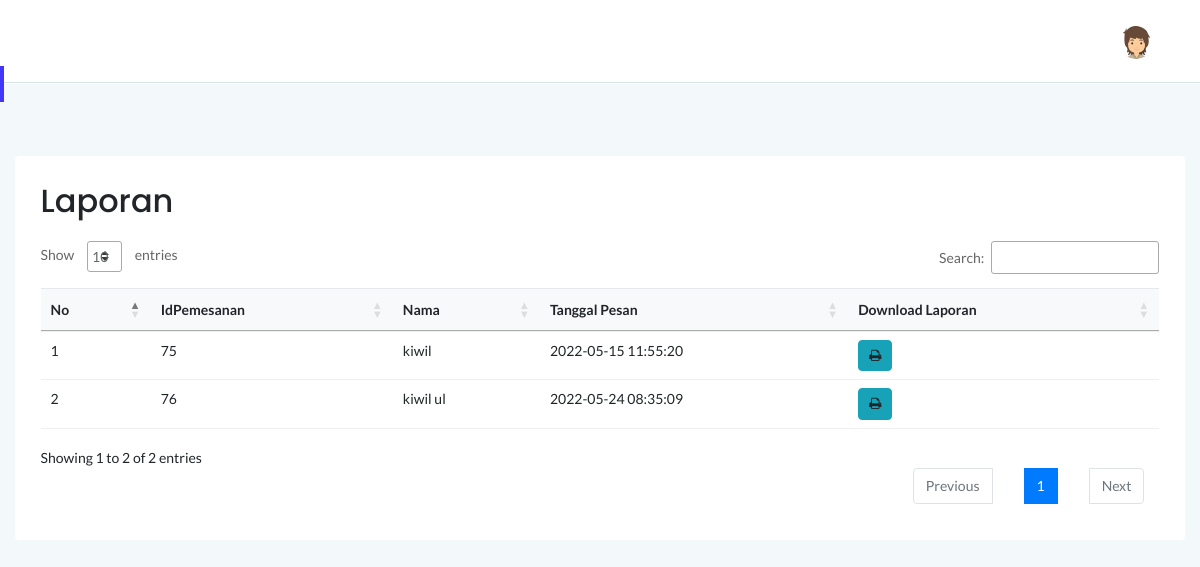
The page /admin/application/index.php?p=laporan/laporan.php (signed in) on the database its author committed.
### tables this page shows
CREATE TABLE `pemesanan` (
  `id_pesan` int(11) NOT NULL,
  `id_user` int(11) NOT NULL,
  `id_produk` int(11) NOT NULL,
  `id_bahan` int(11) NOT NULL,
  `id_ukuran` varchar(32) NOT NULL,
  `nama` varchar(50) NOT NULL,
  `email` varchar(20) NOT NULL,
  `telp` varchar(15) NOT NULL,
  `alamat` varchar(50) NOT NULL,
  `kota` varchar(20) NOT NULL,
  `provinsi` varchar(20) NOT NULL,
  `kodepos` int(5) NOT NULL,
  `gambar` varchar(50) NOT NULL,
  `tgl_kirim` timestamp NOT NULL DEFAULT current_timestamp() ON UPDATE current_timestamp(),
  `tgl_selesai` timestamp NOT NULL DEFAULT '0000-00-00 00:00:00',
  `ket` text NOT NULL,
  `status` enum('sedang diproses','sedang dikirim','selesai','menunggu pembayaran') DEFAULT 'menunggu pembayaran',
  `gambar_dp` varchar(50) DEFAULT NULL,
  `gambar_lunas` varchar(50) DEFAULT NULL
);

### admin/application/laporan/laporan.php (the view)
<div class="col-12 mt-5">
<div class="card">
<div class="card-body">
    <h2>Laporan</h2>
    <br>
<table id="dataTable3" class="table">
    <thead class="bg-light">
        <tr class="border-0">
            <th class="card-body">No</th>
            <th class="card-body">IdPemesanan</th>
            <th class="card-body">Nama</th>
            <th class="card-body">Tanggal Pesan</th>
            <th class="card-body">Download Laporan</th>
        </tr>
    </thead>
    <tbody>
        <?php
            include '../koneksi.php';
            $tampil = mysqli_query($db, "SELECT * FROM user JOIN pemesanan ON pemesanan.id_user=user.id_user ");
            $no = 1;
            while ($ambil = mysqli_fetch_array($tampil)) {
                $id_pesan = $ambil['id_pesan'];
        ?>
        <tr>
            <td><?php echo $no; ?></td>
            <td><?php echo $id_pesan; ?></td>
            <td><?php echo $ambil['nama']; ?> </td>
            <td><?php echo $ambil['tgl_kirim']; ?></td>
            <td>
                <a class="btn btn-info btn-xs" onclick="window.location='laporan/print_laporan.php?id_pesan=<?php echo $id_pesan;?>'"><i class="fa fa-md fa-print"></i>
                </a>
            </td>
        </tr>
        <?php
        $no++;
    } ?>
    </tbody>
</table>

### admin/assets/css/typography.css (style rules this page uses)
body { font-size: 14px; font-family: 'Lato', sans-serif; }
h1, h2, h3, h4, h5, h6 { margin: 0; font-family: 'Poppins', sans-serif; }
a, a:visited { text-decoration: none; transition: all 0.3s ease-in-out; -webkit-transition: all 0.3s ease-in-out; -moz-transition: all 0.3s ease-in-out; -o-transition: all 0.3s ease-in-out; outline: 0; font-family: 'Poppins', sans-serif; }

### admin/assets/css/default-css.css (style rules this page uses)
* { margin: 0; padding: 0; box-sizing: border-box; }
*, *:before, *:after { -moz-box-sizing: border-box; -webkit-box-sizing: border-box; box-sizing: border-box; }
html { -webkit-font-smoothing: antialiased; }
body { background: #fff; font-weight: normal; -webkit-font-smoothing: antialiased; -webkit-text-size-adjust: 100%; }
:root { --primary-color: #4336FB; }

### admin/assets/css/styles.css (style rules this page uses)
.card { border: none; border-radius: 4px; background-color: #fff; -webkit-transition: all 0.3s ease 0s; transition: all 0.3s ease 0s; }
.card-body { padding: 25.6px; padding: 1.6rem; }
.border-0 { border: none; }
.btn { padding: 11px 17px; font-size: 13px; letter-spacing: 0; }
.btn-xs { padding: 5px 10px; }
table tr th { border-bottom: none; }
table tr th, table tr td { border-top: 1px solid rgba(120, 130, 140, 0.13) !important; }
table.dataTable.no-footer { border-bottom: 1px solid rgba(120, 130, 140, 0.13) !important; }
table.dataTable thead th, table.dataTable thead td { border-bottom-color: transparent; }

### rows shown on the page
pemesanan: id_pesan "75", nama "kiwil", tgl_kirim "2022-05-15 11:55:20"
pemesanan: id_pesan "76", nama "kiwil ul", tgl_kirim "2022-05-24 08:35:09"
